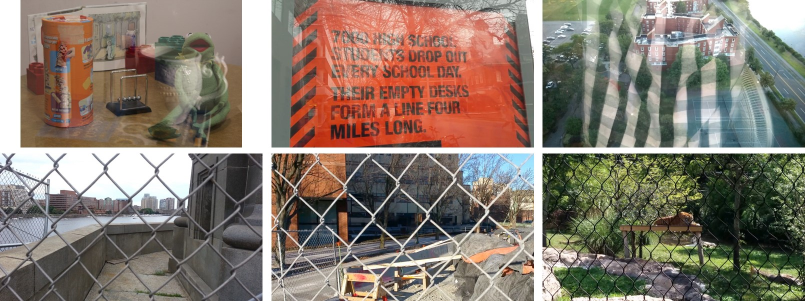
#> input picture website/input.jpg, 1610 x 602 px (shown at 1/2 size)
$ python -i imgprocessing.py   (imports and definitions only)
#> lines starting #> are read from the running program, lines starting #| are printed output that depends on the picture
#> further down, picture is the input picture: PIL image 1610x602 RGB; mean R, G, B 134.7, 122.3, 111
from PIL import Image

def image_converting(img):
    if img.size[0] > img.size[1]:
        basewidth = 960
        w_percent = (basewidth / float(img.size[0]))
#> w_percent = 0.596
        h_size = int((float(img.size[1]) * float(w_percent)))
#> h_size = 358
        img_resized = img.resize((basewidth, h_size))
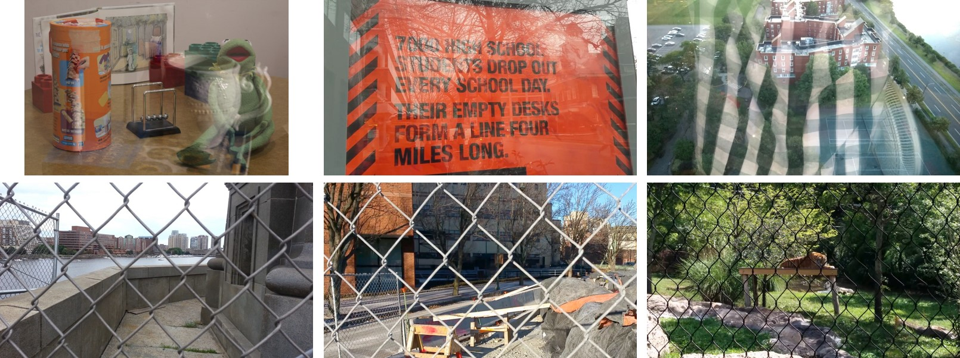
#> img_resized: PIL image 960x358 RGB; mean R, G, B 134.7, 122.3, 111
    elif img.size[0] < img.size[1]:
        baseheight = 960
        h_percent = (baseheight / float(img.size[1]))
        w_size = int((float(img.size[0]) * float(h_percent)))
        img_resized = img.resize((w_size, baseheight))
    else:
        img_resized = img.resize((basewidth, baseheight))
    return img_resized

>>> from PIL import Image
>>> picture = Image.open('website/input.jpg')
>>> result = image_converting(picture)

$ run again, on website/teaser.png
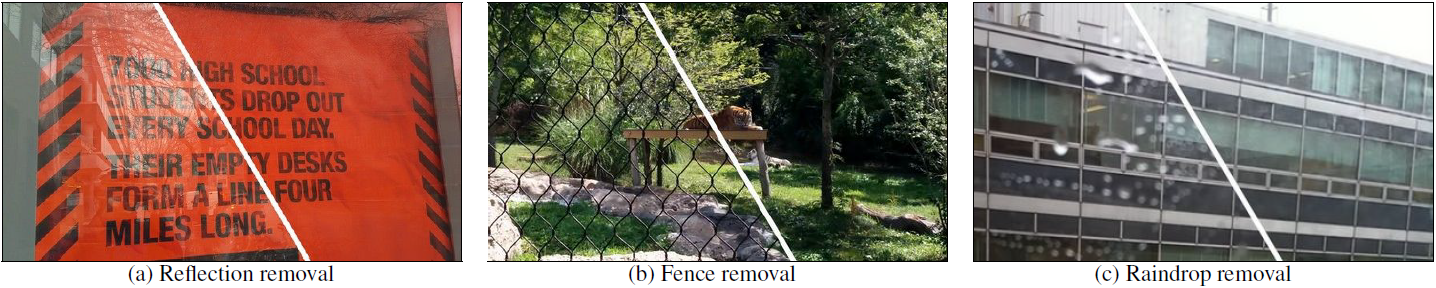
#> input picture website/teaser.png, 1436 x 288 px
#> picture is the input picture: PIL image 1436x288 RGB; mean R, G, B 138.9, 117.4, 105.7
#> in image_converting, `img_resized = img.resize((basewidth, h_size))`:
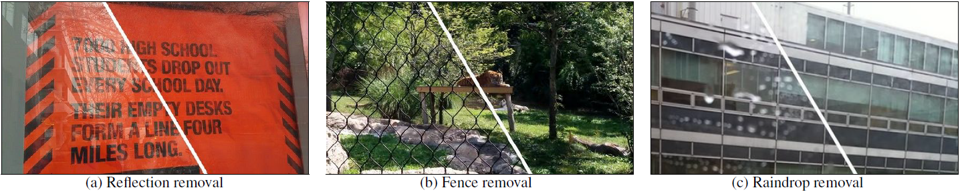
#> img_resized: PIL image 960x192 RGB; mean R, G, B 138.8, 117.2, 105.5
